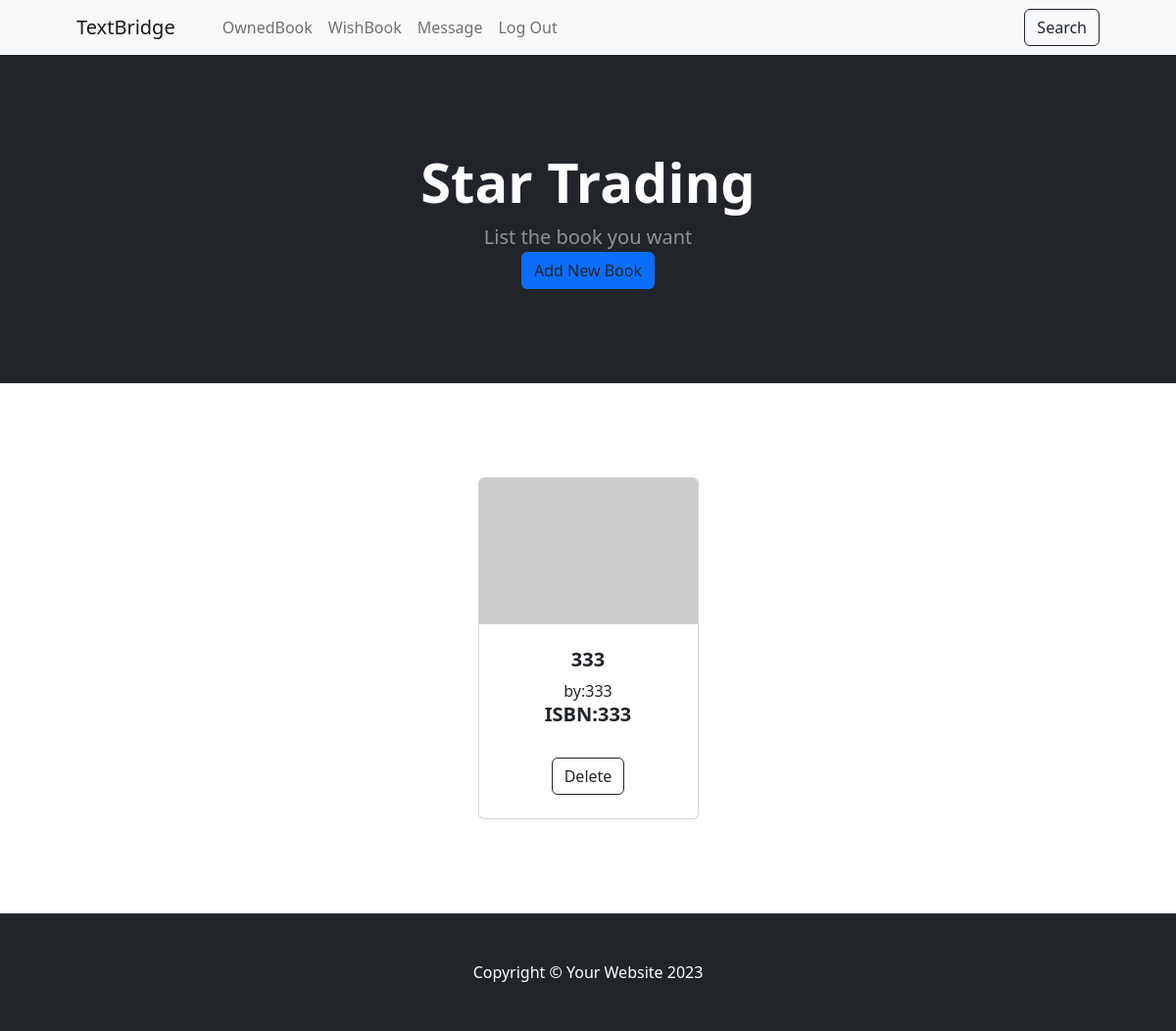
Page /wishlist (signed in) on the earlier database version.
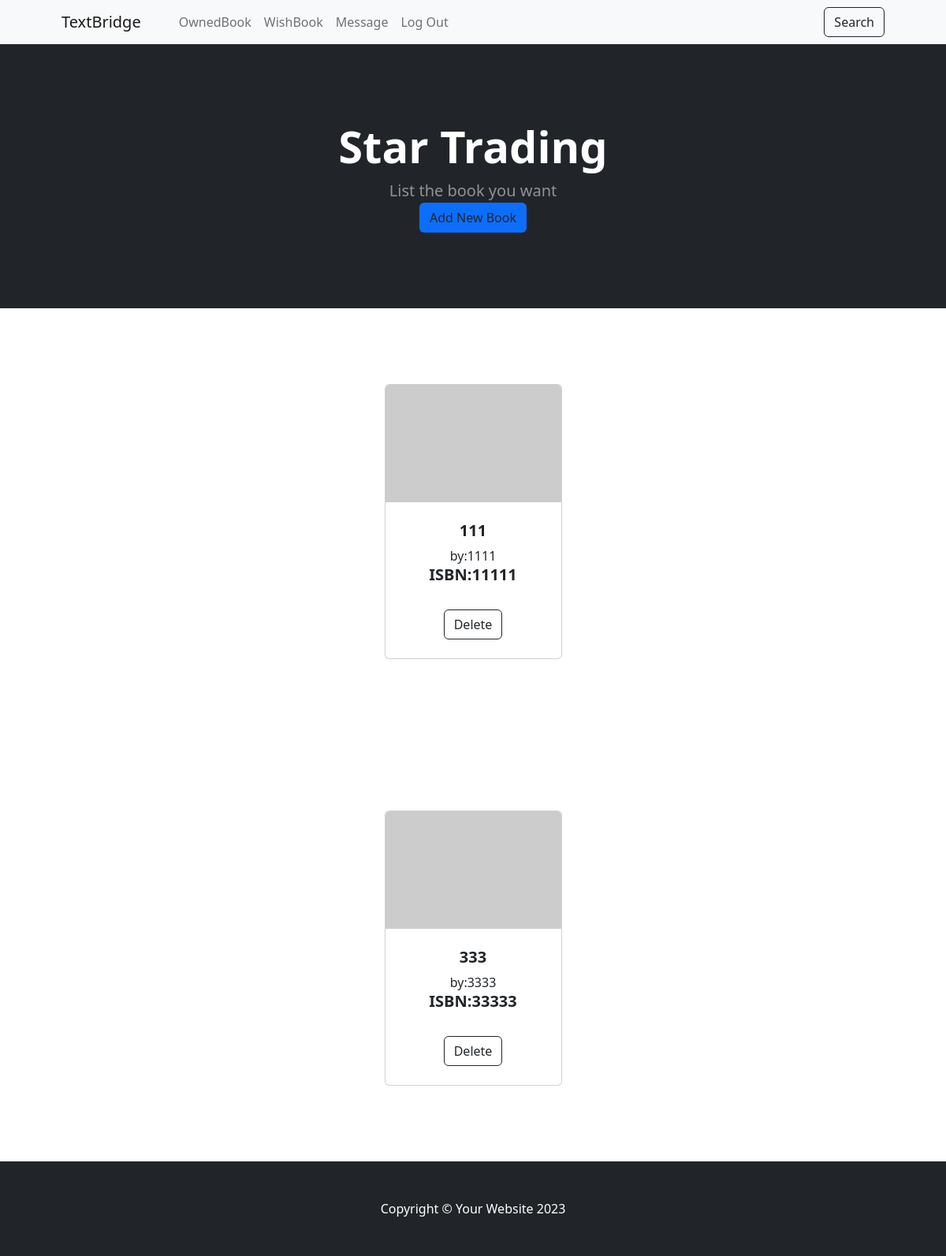
Same page on the later database version.
### main.py (models this page shows)
class WishBook(db.Model):
    __tablename__ = "wishbooks"
    id = db.Column(db.Integer, primary_key=True)
    title = db.Column(db.String(250))
    author = db.Column(db.String(250))
    ISBN = db.Column(db.String(250))
    user_id = db.Column(db.Integer, db.ForeignKey('users.id'))

### main.py (the view)
@app.route('/wishlist')
def wishlist():
    result = db.session.execute(db.select(WishBook).filter_by(user_id=current_user.id).order_by(WishBook.title))
    all_books = result.scalars()
    return render_template("wishlist.html", books=all_books)

### main.py (called while the page is built)
@login_manager.user_loader
def load_user(user_id):
    return db.get_or_404(User, user_id)

### templates/wishlist.html (shortened to what this page needs)
<!DOCTYPE html>
<html lang="en">
    <head>
        <link href="https://cdn.jsdelivr.net/npm/bootstrap-icons@1.5.0/font/bootstrap-icons.css" rel="stylesheet" />
        <link href="../static/css/styles2.css" rel="stylesheet" />
    </head>
    <body>
        <nav class="navbar navbar-expand-lg navbar-light bg-light">
            <div class="container px-4 px-lg-5">
                <a class="navbar-brand" href="#!">TextBridge</a>
                <div class="collapse navbar-collapse" id="navbarSupportedContent">
                    <ul class="navbar-nav me-auto mb-2 mb-lg-0 ms-lg-4">
                        <li class="nav-item"><a class="nav-link" href="{{ url_for('ownlist') }}">OwnedBook</a></li>
                        <li class="nav-item"><a class="nav-link" href="{{ url_for('wishlist') }}">WishBook</a></li>
                        <li class="nav-item"><a class="nav-link" href="{{ url_for('inbox') }}">Message</a></li>
                        <li class="nav-item"><a class="nav-link" href="{{ url_for('logout') }}">Log Out</a></li>
                    </ul>
                    <form class="d-flex">
                        <form class="d-flex">
                            <div class="text-center"><a class="btn btn-outline-dark" href="{{ url_for('search') }}">Search</a></div>
                        </form>
                    </form>
                </div>
            </div>
        </nav>
        <header class="bg-dark py-5">
            <div class="container px-4 px-lg-5 my-5">
                <div class="text-center text-white">
                    <h1 class="display-4 fw-bolder">Star Trading</h1>
                    <p class="lead fw-normal text-white-50 mb-0">List the book you want</p>
                    <div class="text-center"><a class="btn bg-primary" href="{{ url_for('addwish') }}">Add New Book</a></div>
                </div>
            </div>
        </header>
        {% for book in books %}
        <section class="py-5">
            <div class="container px-4 px-lg-5 mt-5">
                <div class="row gx-4 gx-lg-5 row-cols-2 row-cols-md-3 row-cols-xl-4 justify-content-center">
                    <div class="col mb-5">
                        <div class="card h-100">
                            <img class="card-img-top" src="https://dummyimage.com/450x300/dee2e6/6c757d.jpg" alt="..." />
                            <div class="card-body p-4">
                                <div class="text-center">
                                    <h5 class="fw-bolder">{{book.title}}</h5>
                                    by:{{book.author}}
                                </div>
                                <div class="text-center">
                                    <h5 class="fw-bolder">ISBN:{{book.ISBN}}</h5>
                                </div>
                            </div>
                            <div class="card-footer p-4 pt-0 border-top-0 bg-transparent">
                                <div class="text-center"><a class="btn btn-outline-dark mt-auto" href="{{ url_for('deletewish', id=book.id) }}">Delete</a></div>
                            </div>
                        </div>
                    </div>
                </div>
            </div>
        </section>
        {% endfor %}
        <footer class="py-5 bg-dark">
            <div class="container"><p class="m-0 text-center text-white">Copyright &copy; Your Website 2023</p></div>
        </footer>
    </body>
</html>

Differences in the rows shown:
removed WishBook: title "333", author "333", ISBN "333"
added WishBook: title "111", author "1111", ISBN "11111"
added WishBook: title "333", author "3333", ISBN "33333"
